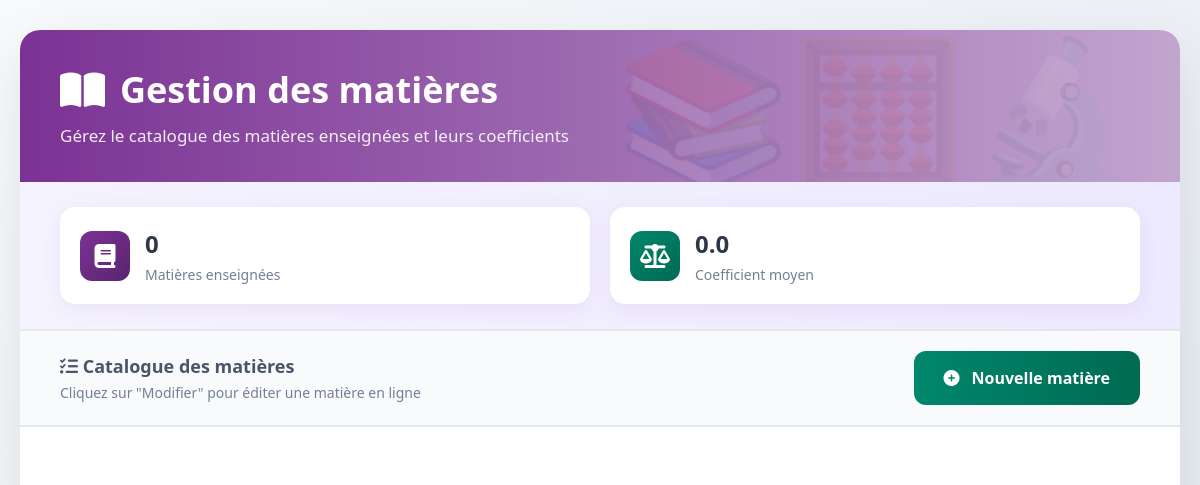
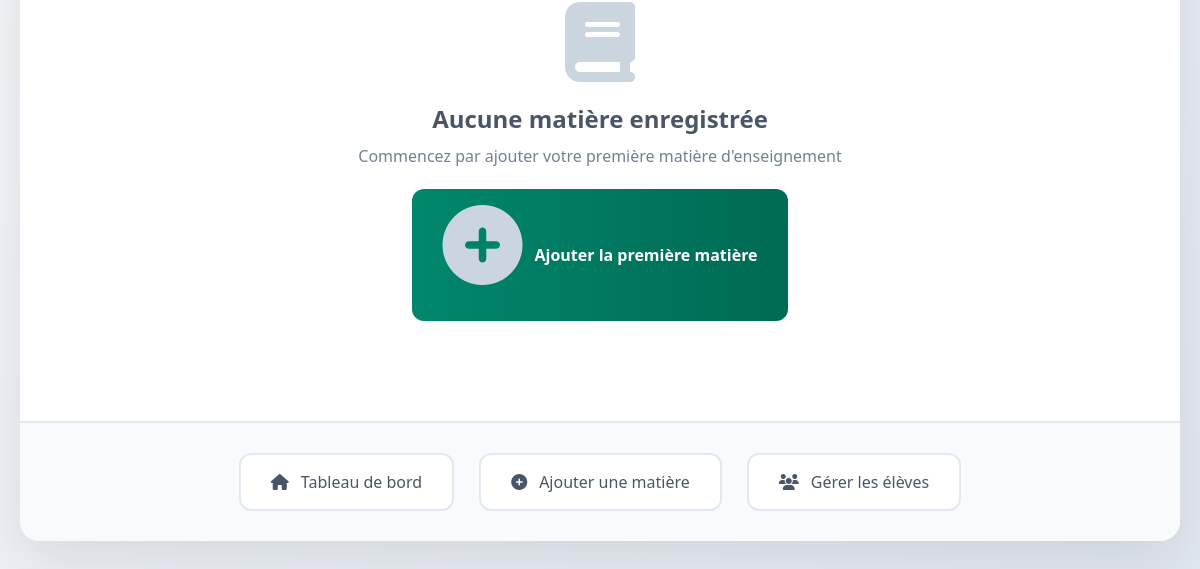
/Ecole/matieres/liste.php (signed in), run on an earlier commit of the app's database (2 pictures, top to bottom).
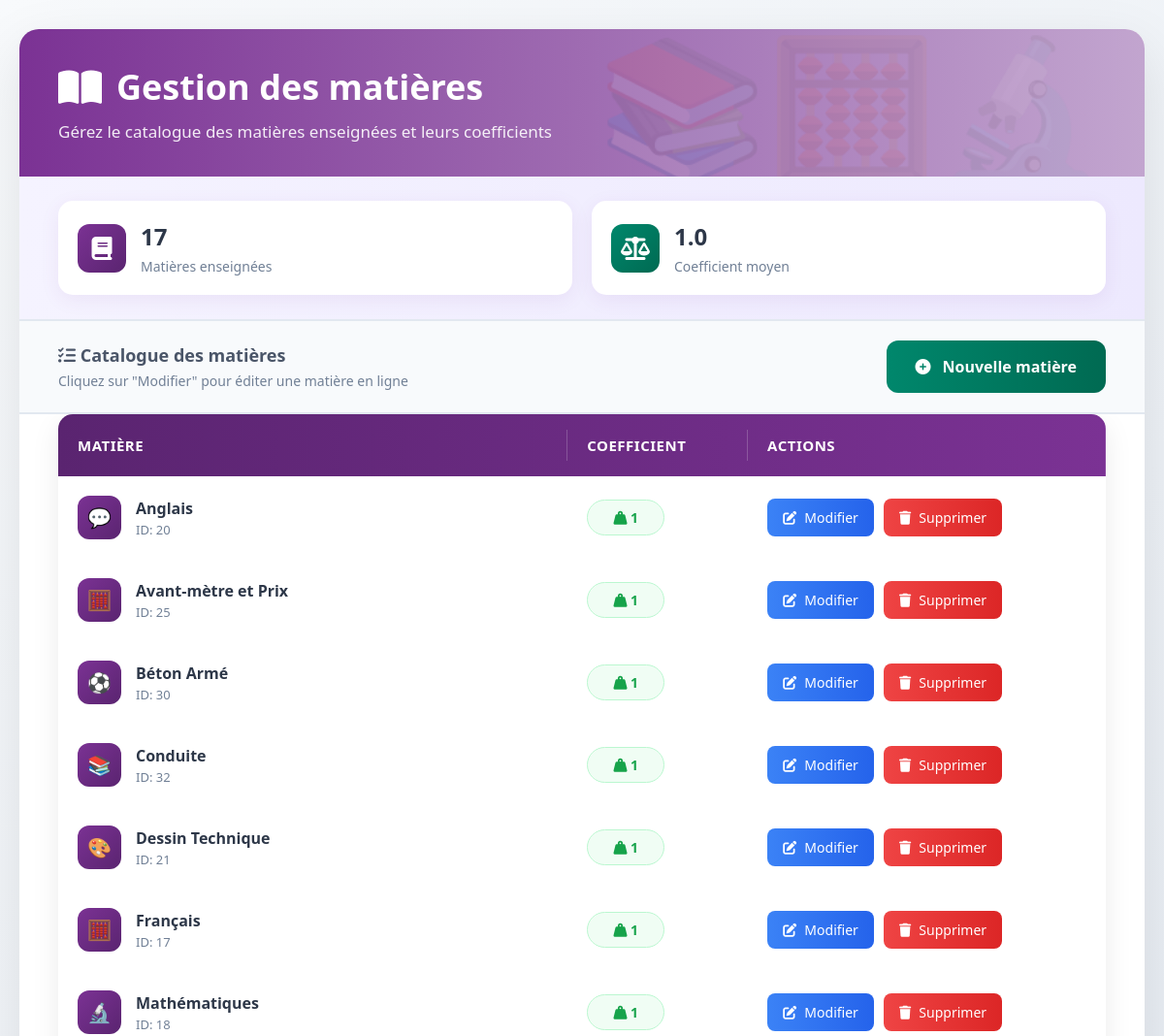
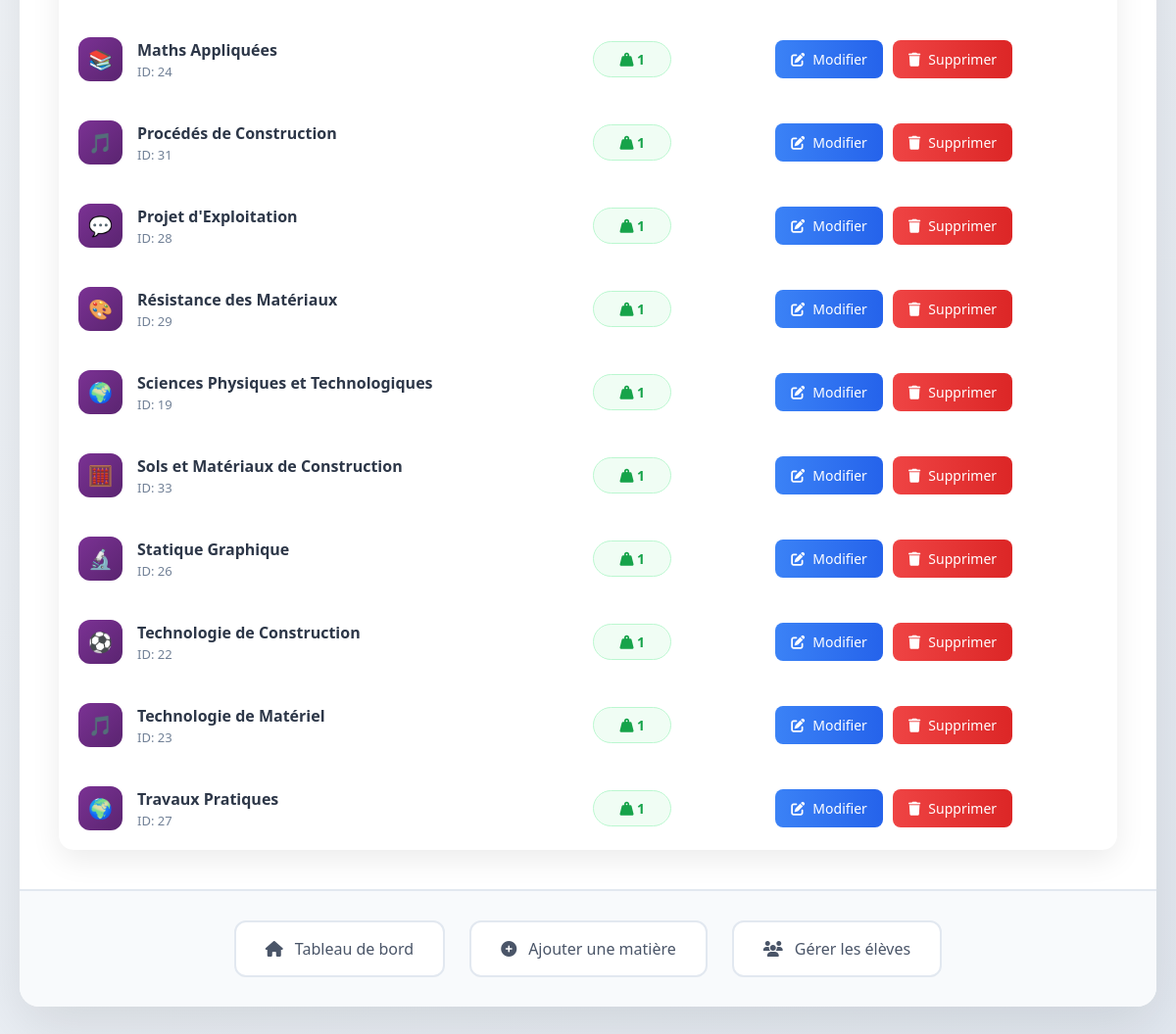
And on a later commit of the database (2 pictures, top to bottom).
### tables this page shows
CREATE TABLE `matieres` (
  `id` int(11) NOT NULL,
  `nom_matiere` varchar(50) DEFAULT NULL,
  `coefficient` int(11) DEFAULT 1
);

### Ecole/matieres/liste.php (the view, shortened to what this page needs)
<?php
require_once '../config/database.php';
$stmt = $pdo->query("SELECT * FROM matieres ORDER BY coefficient DESC, nom_matiere ASC");
$matieres = $stmt->fetchAll();
?>
<!DOCTYPE html>
<html lang="fr">
<head>
    <link rel="stylesheet" href="https://cdnjs.cloudflare.com/ajax/libs/font-awesome/6.4.0/css/all.min.css">
</head>
<body>
    <div class="container">
        <div class="header">
            <h1><i class="fas fa-book-open"></i> Gestion des matières</h1>
            <p>Gérez le catalogue des matières enseignées et leurs coefficients</p>
        </div>
        <div class="stats-bar">
            <div class="stat-item">
                <div class="stat-icon total">
                    <i class="fas fa-book"></i>
                </div>
                <div class="stat-content">
                    <h3><?php echo count($matieres); ?></h3>
                    <p>Matières enseignées</p>
                </div>
            </div>
            <?php
            $total_coeff = array_sum(array_column($matieres, 'coefficient'));
            $avg_coeff = count($matieres) > 0 ? $total_coeff / count($matieres) : 0;
            ?>
            <div class="stat-item">
                <div class="stat-icon coeff">
                    <i class="fas fa-balance-scale"></i>
                </div>
                <div class="stat-content">
                    <h3><?php echo number_format($avg_coeff, 1); ?></h3>
                    <p>Coefficient moyen</p>
                </div>
            </div>
        </div>
        <div class="actions-bar">
            <div>
                <h3 style="color: #4a5568; font-size: 18px;">
                    <i class="fas fa-list-check"></i> Catalogue des matières
                </h3>
                <p style="color: #718096; font-size: 14px; margin-top: 5px;">
                    Cliquez sur "Modifier" pour éditer une matière en ligne
                </p>
            </div>
            <a href="ajouter.php" class="btn-add">
                <i class="fas fa-plus-circle"></i> Nouvelle matière
            </a>
        </div>
        <div class="table-container">
            <?php if (empty($matieres)): ?>
            <div class="empty-state">
                <i class="fas fa-book"></i>
                <h3>Aucune matière enregistrée</h3>
                <p>Commencez par ajouter votre première matière d'enseignement</p>
                <br>
                <a href="ajouter.php" class="btn-add" style="display: inline-flex; width: auto;">
                    <i class="fas fa-plus-circle"></i> Ajouter la première matière
                </a>
            </div>
            <?php else: ?>
            <table class="subjects-table">
                <thead>
                    <tr>
                        <th>Matière</th>
                        <th>Coefficient</th>
                        <th>Actions</th>
                    </tr>
                </thead>
                <tbody>
                    <?php foreach ($matieres as $matiere):
                            $is_editing = isset($_GET['edit']) && $_GET['edit'] == $matiere['id'];
                            $coeff_class = '';
                            if ($matiere['coefficient'] >= 5) {
                                $coeff_class = 'high';
                            } elseif ($matiere['coefficient'] >= 3) {
                                $coeff_class = 'medium';
                            } else {
                                $coeff_class = 'low';
                            }
                        ?>
                    <tr <?php echo $is_editing ? 'class="editing"' : ''; ?>>
                        <td>
                            <?php if ($is_editing): ?>
                            <form method="POST" action="" class="form-edit">
                                <input type="hidden" name="id" value="<?php echo $matiere['id']; ?>">
                                <input type="text" name="nom_matiere"
                                    value="<?php echo htmlspecialchars($matiere['nom_matiere']); ?>"
                                    placeholder="Nom de la matière" required>
                                <?php else: ?>
                                <div class="subject-info">
                                    <div class="subject-icon">
                                        <?php
                                                    $icons = ['📚', '🧮', '🔬', '🌍', '💬', '🎨', '⚽', '🎵'];
                                                    echo $icons[$matiere['id'] % count($icons)] ?? '📖';
                                                ?>
                                    </div>
                                    <div>
                                        <div class="subject-name">
                                            <?php echo htmlspecialchars($matiere['nom_matiere']); ?>
                                        </div>
                                        <small style="color: #718096; font-size: 13px;">
                                            ID: <?php echo $matiere['id']; ?>
                                        </small>
                                    </div>
                                </div>
                                <?php endif; ?>
                        </td>
                        <td>
                            <?php if ($is_editing): ?>
                            <input type="number" name="coefficient" value="<?php echo $matiere['coefficient']; ?>"
                                min="1" max="10" required>
                            <?php else: ?>
                            <span class="coeff-badge <?php echo $coeff_class; ?>">
                                <i class="fas fa-weight-hanging"></i>
                                <?php echo $matiere['coefficient']; ?>
                            </span>
                            <?php endif; ?>
                        </td>
                        <td>
                            <?php if ($is_editing): ?>
                            <div class="actions-cell">
                                <button type="submit" name="update" class="btn-action btn-save">
                                    <i class="fas fa-check"></i> Valider
                                </button>
                                <a href="liste.php" class="btn-action btn-cancel">
                                    <i class="fas fa-times"></i> Annuler
                                </a>
                            </div>
                            </form>
                            <?php else: ?>
                            <div class="actions-cell">
                                <a href="?edit=<?php echo $matiere['id']; ?>" class="btn-action btn-edit"
                                    title="Modifier cette matière">
                                    <i class="fas fa-edit"></i> Modifier
                                </a>
                                <a href="?delete=<?php echo $matiere['id']; ?>" class="btn-action btn-delete"
                                    title="Supprimer"
                                    onclick="return confirmDelete('<?php echo addslashes($matiere['nom_matiere']); ?>')">
                                    <i class="fas fa-trash"></i> Supprimer
                                </a>
                            </div>
                            <?php endif; ?>
                        </td>
                    </tr>
                    <?php endforeach; ?>
                </tbody>
            </table>
            <?php endif; ?>
        </div>
        <div class="nav-links">
            <a href="../accueil.php">
                <i class="fas fa-home"></i> Tableau de bord
            </a>
            <a href="ajouter.php">
                <i class="fas fa-plus-circle"></i> Ajouter une matière
            </a>
            <a href="../eleves/liste.php">
                <i class="fas fa-users"></i> Gérer les élèves
            </a>
        </div>
    </div>
</body>
</html>

What changed in the data, as far as the page shows it:
added matieres: id "💬", nom_matiere "Anglais", id "20", coefficient "1"
added matieres: id "🧮", nom_matiere "Avant-mètre et Prix", id "25", coefficient "1"
added matieres: id "⚽", nom_matiere "Béton Armé", id "30", coefficient "1"
added matieres: id "📚", nom_matiere "Conduite", id "32", coefficient "1"
added matieres: id "🎨", nom_matiere "Dessin Technique", id "21", coefficient "1"
added matieres: id "🧮", nom_matiere "Français", id "17", coefficient "1"
added matieres: id "🔬", nom_matiere "Mathématiques", id "18", coefficient "1"
added matieres: id "📚", nom_matiere "Maths Appliquées", id "24", coefficient "1"
added matieres: id "🎵", nom_matiere "Procédés de Construction", id "31", coefficient "1"
added matieres: id "💬", nom_matiere "Projet d'Exploitation", id "28", coefficient "1"
added matieres: id "🎨", nom_matiere "Résistance des Matériaux", id "29", coefficient "1"
added matieres: id "🌍", nom_matiere "Sciences Physiques et Technologiques", id "19", coefficient "1"
added matieres: id "🧮", nom_matiere "Sols et Matériaux de Construction", id "33", coefficient "1"
added matieres: id "🔬", nom_matiere "Statique Graphique", id "26", coefficient "1"
added matieres: id "⚽", nom_matiere "Technologie de Construction", id "22", coefficient "1"
added matieres: id "🎵", nom_matiere "Technologie de Matériel", id "23", coefficient "1"
added matieres: id "🌍", nom_matiere "Travaux Pratiques", id "27", coefficient "1"
Also different on the page:
count($matieres): "0" → "17"
$avg_coeff: "0.0" → "1.0"
text no longer shown: "Aucune matière enregistrée Commencez par ajouter votre première matière d'enseignement Ajouter la première matière"
text now shown: "MATIÈRE COEFFICIENT ACTIONS"
